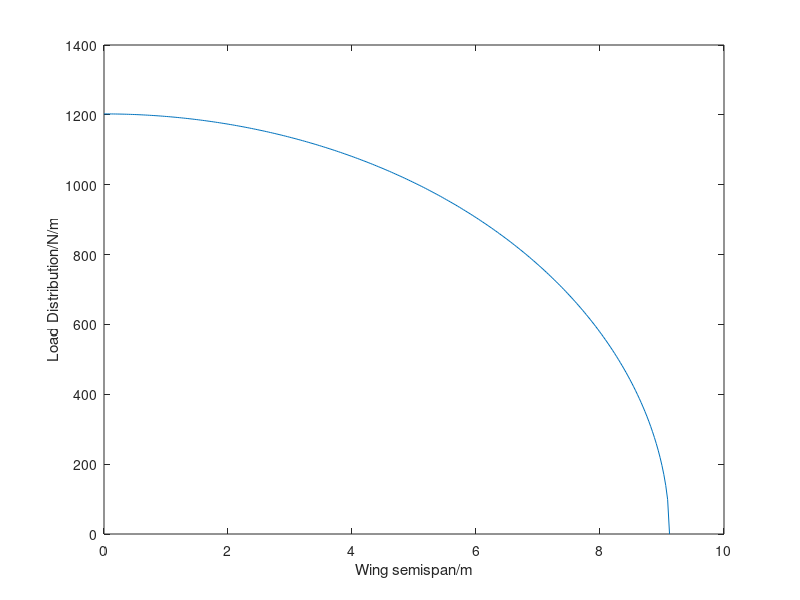
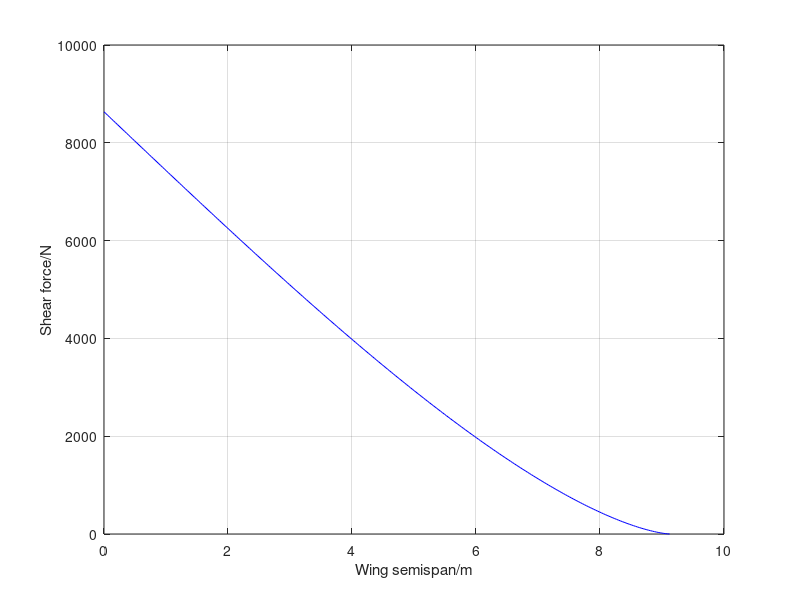
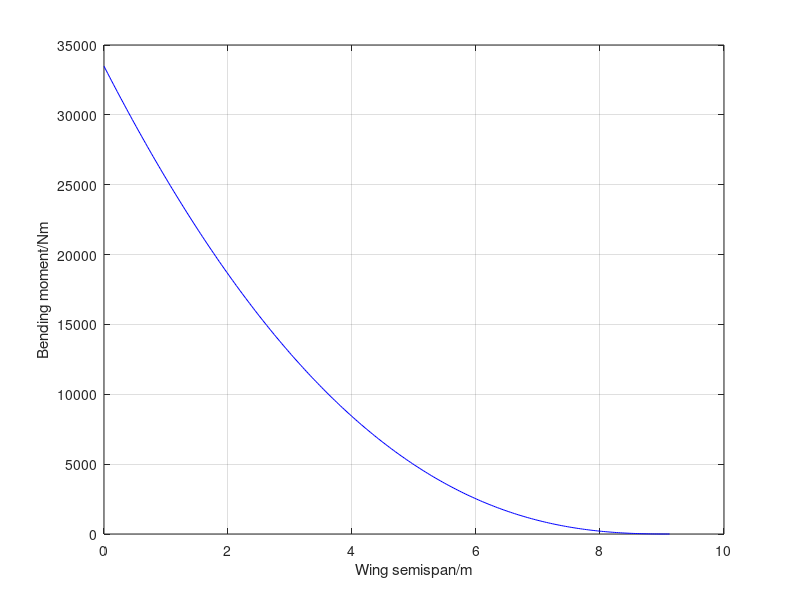
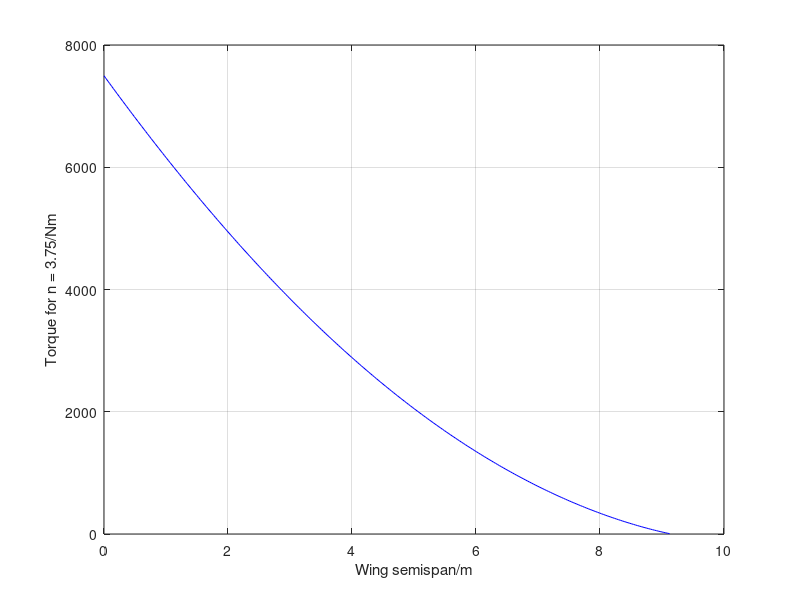

MATLAB code for these plots, in order:
%Wing load calculation
clear
clc

%%
%Cruise parameters
aCruise = 296.5355;
rho = 0.3796;
M = 0.8;
V_cruise = M * aCruise;
V_max = 0.8*aCruise*1.25;% maximum velocity

halfSpan = 14.8/2;  %wing semispan from the root at fuselage joint
n = 2.5;   %ultimate load factor
N = 300; % number of discretisation
dy = halfSpan/(N-1); % size of intervals
y = 0 : dy : halfSpan; % spanwise discretisation 
W = 1.14e3/2; % weight at cruise altitude with no fuel
L = n*W*9.81/2; % lift on one side of the wing

cRoot = 4.98; % root chord
cTip = 1.99; % tip chord
%angle of flexural axis
sweep = deg2rad(38);
theta = atan((tan(sweep)*halfSpan+0.15*(cTip-cRoot))/halfSpan);
c = cRoot : -(cRoot-cTip)/(N-1) :cTip; % aero chord length distribution
%% structural coordinate
%structural span
bs = halfSpan/cos(theta);
dx = bs/(N-1);
x = 0 : dx : bs;
%leading and trailing edge sweep angle
alead = atan((tan(sweep)*halfSpan-0.25*(cTip-cRoot))/halfSpan);
atrai = atan((tan(sweep)*halfSpan+0.75*(cTip-cRoot))/halfSpan);
lright = cRoot/(tan(alead)-tan(atrai));
lflex = lright/cos(theta);
chordS = (lflex-x/cos(theta))*(tan(alead-theta)+tan(theta-atrai));

%% load distribution
% lift distribution
ellipfunc = (1-(y./halfSpan).^2).^0.5;
% elli (1,1:floor(1.5/11.52*N))=zeros(1,floor(1.5/11.52*N));
l_wing = ellipfunc*L/(trapz(y,ellipfunc));
totalLoad = l_wing;
%own weight
% W_wing = W*9.81; % weight of wing
t2c = ones(1,300)*0.12;% thickness to chord ratio
t = t2c.*c;
% % assume wing weight is proportional to c^2*t2c
% w_wing = t2c.*c.^2*W_wing/trapz(y,t2c.*c.^2); % assuming quadratic

% totalLoad = l_wing-w_wing;

% plot(x,l_wing);
% hold on;
% plot(x,w_wing);
% hold on
plot(x,l_wing);
hold on
xlabel('Wing semispan/m')
ylabel('Load Distribution/N/m')
hold off;

%% shear force
% initialise
%Shear force
shearForce = totalLoad.*dx;
for i = 1:N
    shearForce(i) = sum(shearForce(i:N));
end

figure(2)
plot(x,shearForce,'b')
xlabel('Wing semispan/m')
ylabel('Shear force/N')
grid on

%% Bending moment
shearForce(301)=0;
for i = 1:N
    dbendMoment(i) = (shearForce(i)+shearForce(i+1))*(dx)/2;
end

for i = 1:N
    bendMoment(i) = sum(dbendMoment(i:N));
end

figure(3)
plot(x,bendMoment,'b')
xlabel('Wing semispan/m')
ylabel('Bending moment/Nm')
grid on
%% Torque
cm0 = ones(1,N)*0;
dM0 = 0.5*rho*(cos(theta)*V_max)^2*chordS.^2.*cm0;%moment with respect to flexural axis. this could be better as this is more conservative and this is calculated with respect to the flexural axis.
%assume flexural axis at (.15+.60)/2=37.5% chord -- centre of wing box
xCenter = 0.375;
%moment arm of lift
liftArm = (xCenter-0.25)*chordS;
deltaLa = liftArm.*l_wing*dx;
% deltaLaN = liftArm.*l_wingn*dx;

%moment arm of inertia loads
weightArm = (-xCenter+0.5).*chordS;
deltaNWb = n*W.*weightArm*dx;
%sectional torque
dT =deltaLa+deltaNWb-dM0;
% dTn = deltaLaN+deltaNWb+dM0;
%total torque
for i = 1:N
    T(N-i+1) = sum(dT(N-i+1:N));  % sum from tip to root
%     Tn(N-i+1) = sum(dTn(N-i+1:N));
end

figure(4)
plot(x,T,'b');
% hold on
% plot(x,Tn);
xlabel('Wing semispan/m')
ylabel('Torque for n = 3.75/Nm')
grid on

%% calculation of shear flow
bBox = t.*(0.57/0.5976);
cBox = 0.45.*c;
NormalLoad = bendMoment./(bBox.*cBox);

%T/2A
qTorque = T./(2*bBox.*cBox);
% qTorque2 = -Tn./(2*bBox*cBox);

%SF/2Bw
qS = shearForce(1:300)./(2.*bBox);

figure(5)
plot(x,NormalLoad,'b');
xlabel('Wing semispan/m')
ylabel('Compression per unit length/Nm^-1')
grid on

figure(6)
plot(x,qTorque,'b');
% hold on
% plot(x,qTorque2);
% legend("N=3.75","N=-1.5");
xlabel('Wing semispan/m')
ylabel('Shear Flow from torque/Nm^-1')
grid on
 
figure(7)
plot(x,qS,'b');
xlabel('Wing semispan/m')
ylabel('Shear flow from shear force/Nm^-1')
grid on


